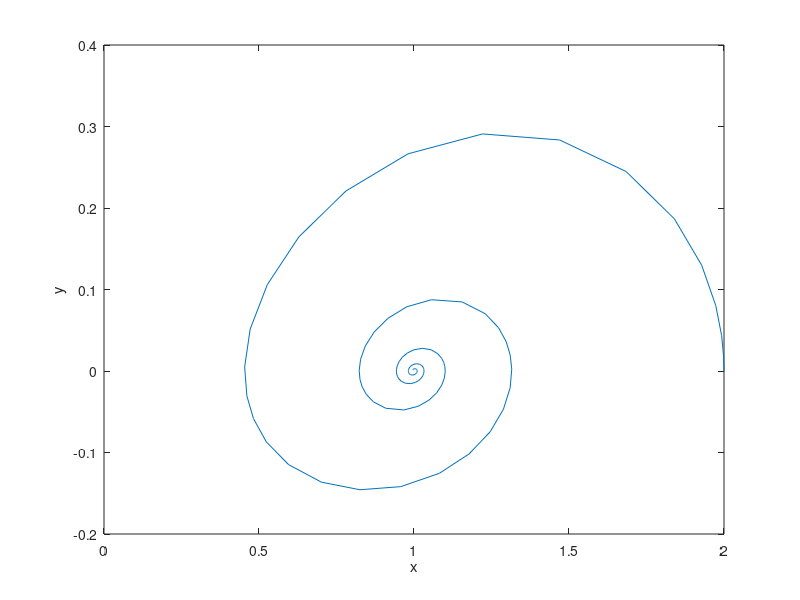

Reproduce this figure in MATLAB.
function SolveDE2

% Matlab function to solve a 2D dynamic system of the form dx/dt = f(x) with initial condition x(0)=x0 and plot the solution in the phase plane

% Initial condition
x0 = [2; 0];

% Time span for the solution
tSpan = [0 10];

% Solve it
[t, x] = ode23(@(t, x)RHSode(t, x), tSpan, x0);

figure(1)
plot(x(:, 1), x(:, 2))
xlabel('x')
ylabel('y')

end





function f = RHSode(t, x)
% Example f(x) = [ y - x^2 + 1  ]
%                [ x - y        ]

f = [ - x(2)^3 + 6 * x(2)^2 - 8 * x(2);
      x(1) - x(2) - 1];

end

% function f = RHSode(t, x)
% % Example f(x) = [ y - x^2 + 1  ]
% %                [ x - y        ]
% 
% f = [ x(2) - x(1)^2 + 1;
%       x(1) - x(2)];
% 
% end